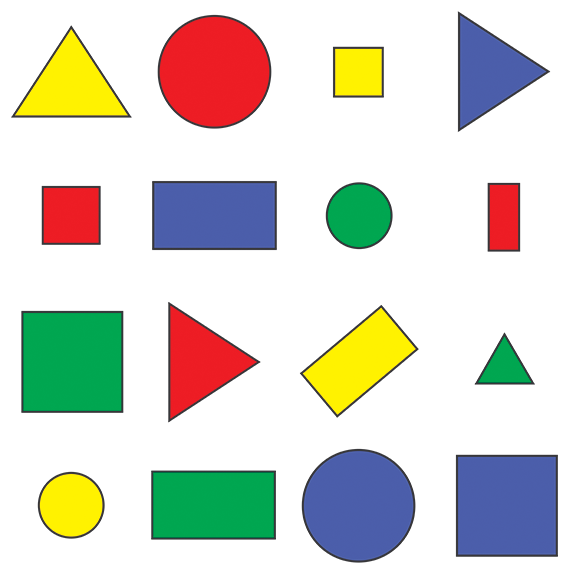
#> input picture resources/shapes.png, 576 x 577 px
$ python ContourAndShapeDetection.py
#> lines starting #> are read from the running program, lines starting #| are printed output that depends on the picture; after the words box and inside, x2 and y2 are one past the last pixel; in counts of white or black regions, pixels touching at a corner belong together
# CONTOUR AND SHAPE DETECTION

import cv2
import numpy as np

def stackImages(scale,imgArray):
    rows = len(imgArray)
    cols = len(imgArray[0])
    rowsAvailable = isinstance(imgArray[0], list)
    width = imgArray[0][0].shape[1]
    height = imgArray[0][0].shape[0]
    if rowsAvailable:
        for x in range ( 0, rows):
            for y in range(0, cols):
                if imgArray[x][y].shape[:2] == imgArray[0][0].shape [:2]:
                    imgArray[x][y] = cv2.resize(imgArray[x][y], (0, 0), None, scale, scale)
                else:
                    imgArray[x][y] = cv2.resize(imgArray[x][y], (imgArray[0][0].shape[1], imgArray[0][0].shape[0]), None, scale, scale)
                if len(imgArray[x][y].shape) == 2: imgArray[x][y]= cv2.cvtColor( imgArray[x][y], cv2.COLOR_GRAY2BGR)
        imageBlank = np.zeros((height, width, 3), np.uint8)
        hor = [imageBlank]*rows
        hor_con = [imageBlank]*rows
        for x in range(0, rows):
            hor[x] = np.hstack(imgArray[x])
        ver = np.vstack(hor)
    else:
        for x in range(0, rows):
            if imgArray[x].shape[:2] == imgArray[0].shape[:2]:
                imgArray[x] = cv2.resize(imgArray[x], (0, 0), None, scale, scale)
            else:
                imgArray[x] = cv2.resize(imgArray[x], (imgArray[0].shape[1], imgArray[0].shape[0]), None,scale, scale)
            if len(imgArray[x].shape) == 2: imgArray[x] = cv2.cvtColor(imgArray[x], cv2.COLOR_GRAY2BGR)
        hor= np.hstack(imgArray)
        ver = hor
    return ver

def getContours(img):
    # retr external takes the extreme outer countours ( method of extraction )
    contours, hierarchy = cv2.findContours(img,cv2.RETR_EXTERNAL,cv2.CHAIN_APPROX_NONE)
    for cnt in contours:
        # finding area for each
        area = cv2.contourArea(cnt)
        #drawing the contour ( imageToDrawOn,Contour,index,color,thickness)
        #cv2.drawContours(imgContour,cnt,-1,(255,0,0),3)
        # giving minimum threshold for area to remove noise
        if area > 500 :
            cv2.drawContours(imgContour,cnt,-1,(255,0,0),3)
            # calculate curve length to get approx edge
            per = cv2.arcLength(cnt,closed=True)
            print(per)
            # play around with the resolution value -> this approx gives the corner point
            approx = cv2.approxPolyDP(cnt,0.02*per,True)
            print(len(approx))
            objCor = len(approx)
            # will give us x , y , widht , height of all objects
            x, y, width, height = cv2.boundingRect(approx)
            # drawing bounding boxes around
            if objCor == 3 :ObjectType = "Triangle"
            elif objCor == 4:
                aspRatio = width/float(height)
                if aspRatio >0.95 and aspRatio<1.05:
                    ObjectType = "Square"
                else:
                    ObjectType = "Rectangle"
            elif objCor > 4:
                ObjectType = "Circle"
            else: ObjectType = "none"

            cv2.rectangle(imgContour, (x, y), (x + width, y + height), (0, 20, 255), 3)
            cv2.putText(imgContour, ObjectType,(
                x+(width//2) - 5, y + (height//2) - 5
            ), cv2.FONT_ITALIC, 0.5, (0, 0, 0), 2)
    return ""

path = 'resources/shapes.png'
img = cv2.imread(path)
#> img is the input picture: shape (577, 576, 3); mean B, G, R 205.1, 214.3, 214.2
imgContour = img.copy()

#  pre processing to grayscale
imgGray = cv2.cvtColor(img,cv2.COLOR_BGR2GRAY)
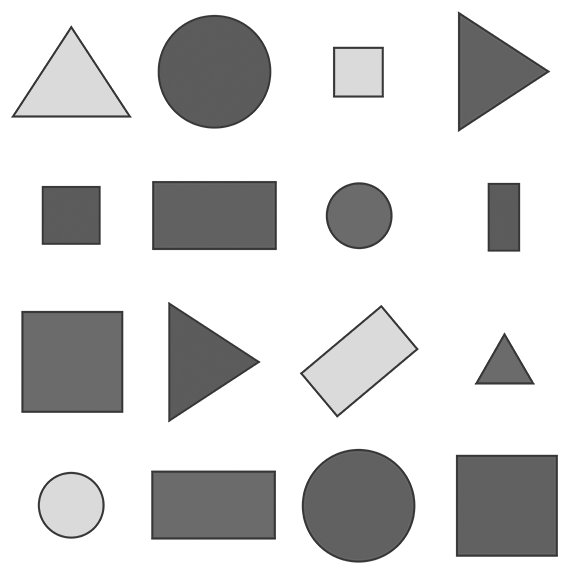
#> imgGray: shape (577, 576); min 54, max 255, mean 213.2
# higher value of sigma , more the blur
imgBlur = cv2.GaussianBlur(imgGray,ksize=(7,7),sigmaX=1)
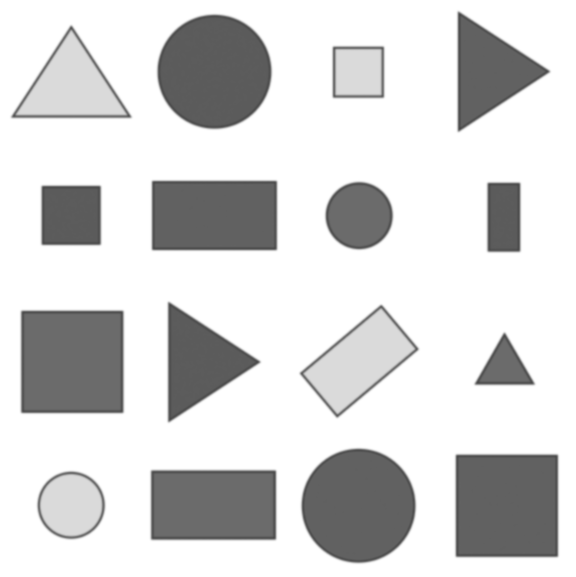
#> imgBlur: shape (577, 576); min 72, max 255, mean 213.2
#using canny edge detection
imgCanny = cv2.Canny(imgBlur,threshold1=50,threshold2=50)
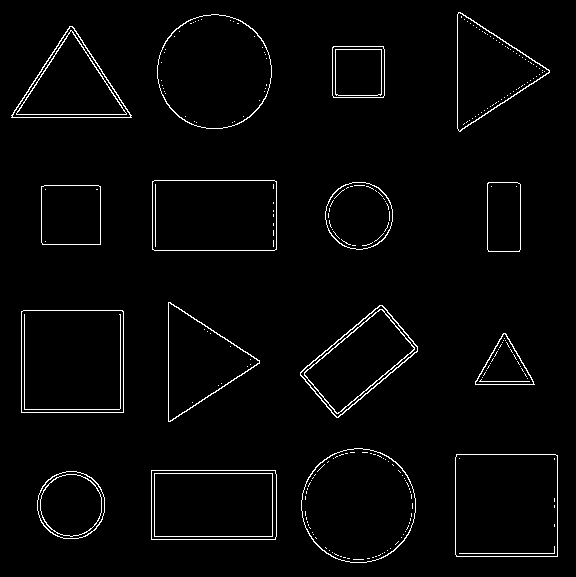
#> imgCanny: shape (577, 576); 2.4% white in thin lines or dots
# from edges we shall find contours
getContours(imgCanny)
#> in getContours, `contours, hierarchy = cv2.findContours(img,cv2.RETR_EXTERNAL,cv2.CHAIN..`: contours = 16 contours; largest, box (x1, y1, x2, y2) and area: (21, 310, 124, 413) 10402, (455, 454, 558, 557) 10398, (301, 448, 416, 563) 10236, (157, 14, 272, 129) 10234, (152, 180, 277, 251) 8674
#> the loop in getContours, `for cnt in contours:` made 16 passes
#> (area, per, approx, objCor, x, y, width, height) on passes 2, 3, 6, 7, 9, 10, 12: (8619, 386.8, [[151, 470], [151, 539], [275, 539], [275, 470]], 4, 151, 470, 125, 70), (10398.5, 406.2, [[456, 454], [456, 556], [557, 556], [557, 455]], 4, 456, 454, 102, 103), (10402, 406.8, [[21, 311], [21, 412], [123, 412], [122, 310]], 4, 21, 310, 103, 103), (6389, 338.5, [[382, 305], [300, 372], [336, 417], [417, 351]], 4, 300, 305, 118, 113), (3475.5, 234.2, [[41, 186], [42, 244], [100, 244], [100, 186]], 4, 41, 186, 60, 59), (2270.5, 201.1, [[488, 182], [487, 249], [519, 251], [520, 184]], 4, 487, 182, 34, 70), (8674, 385.7, [[152, 181], [152, 249], [276, 249], [276, 181]], 4, 152, 181, 125, 69)
#> (area, per, approx, objCor, x, y, width, height) on passes 5, 8, 14, 16: (1612.5, 186.6, [[503, 333], [475, 384], [534, 384]], 3, 475, 333, 60, 52), (5629, 352, [[168, 302], [170, 421], [259, 360]], 3, 168, 302, 92, 120), (5690.5, 355.1, [[11, 115], [131, 117], [72, 26]], 3, 11, 26, 121, 92), (5712, 351.7, [[458, 12], [460, 131], [549, 70]], 3, 458, 12, 92, 120)
#> (printed output is left out)
#> after the loop in getContours, `for cnt in contours:`:
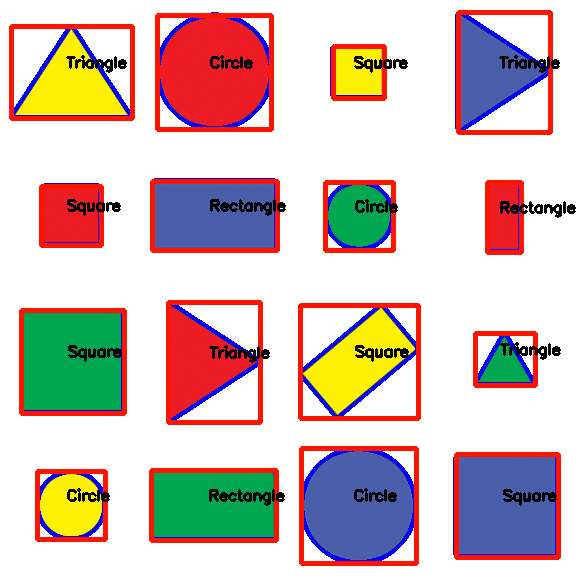
#> imgContour: shape (577, 576, 3); 12.94% of pixels changed, all inside (x1, y1, x2, y2) = (9, 10, 576, 566)
imgStack = stackImages(0.7,([img,img,imgGray],[imgBlur,imgCanny,imgContour]))
#> after the loop in stackImages, `for x in range(0, rows):`: hor = 2 items
#> in stackImages, `ver = np.vstack(hor)`:
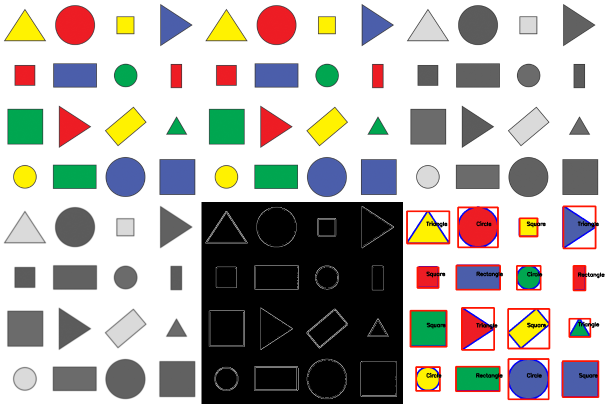
#> ver: shape (808, 1209, 3) (shown at 1/2 size); mean of channels 0, 1, 2 171.6, 175.3, 178.6; drawn as B, G, R
cv2.imshow("stack",imgStack)
cv2.waitKey(0)
